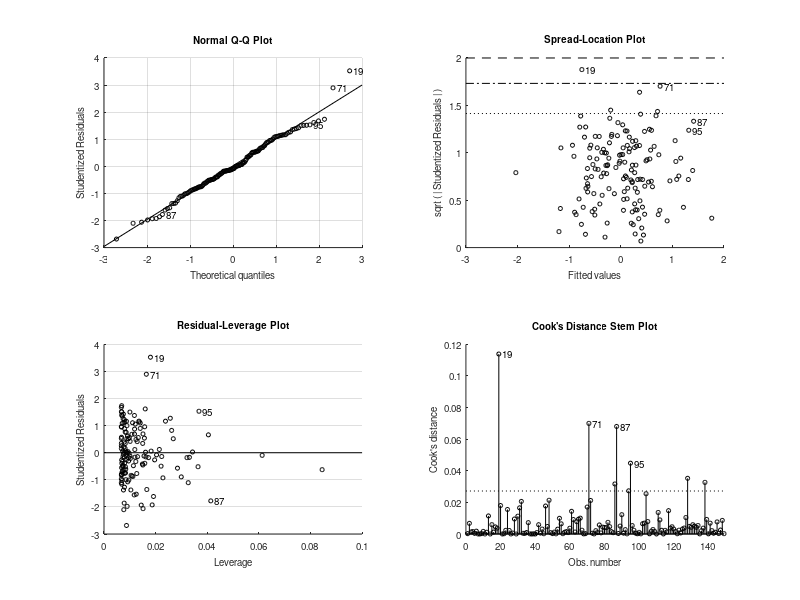

The MATLAB script that drew this image: (Note: this script raises an error after producing the figure.)
%% "Diagnostic Expectations and Credit Cycles" 
%% by Pedro Bordalo, Nicola Gennaioli, Andrei Shleifer (2015)


close all
clear all
clc


%% Set parameters
T = 150;
b = 0.7;
sigma = 1;
theta = 1;


%% Get draws of omega
omega = nan(T, 1);
omega(1) = 0; % omega_0

epsilon = 2*randn(T, 1);

for t=2:T
    omega(t) = b*(omega(t-1)) + epsilon(t);
end

%% Calculate expectations of omega
rat_exp = b * omega(1:end-1);
assert( length(rat_exp) + 1 == length(omega) ) % check dimensions

diagn_exp = b * omega(1:end-1) * (1 + theta * (1 - b));
assert( length(diagn_exp) + 1 == length(omega) ) % check dimensions

forecast_error = omega(2:end) - diagn_exp;

% Get a trend line for the plot
mdl = fitlm(omega(1:end-1), forecast_error);
xplot = linspace( min(omega(1:end-1)), max(omega(1:end-1)), T - 1);
yplot = mdl.Coefficients.Estimate(1) + mdl.Coefficients.Estimate(2) * ...
    xplot;

%% Make a plot
figure
subplot(2, 1, 1)
plot(rat_exp, 'blue', 'Linewidth', 1.5)
hold on
plot(diagn_exp, 'red', 'Linewidth', 1.5)
legend('Rational expectations', 'Diagnostic expectations')

subplot(2, 1, 2)
scatter(omega(1:end-1), forecast_error)
hold on

plot(xplot, yplot)
